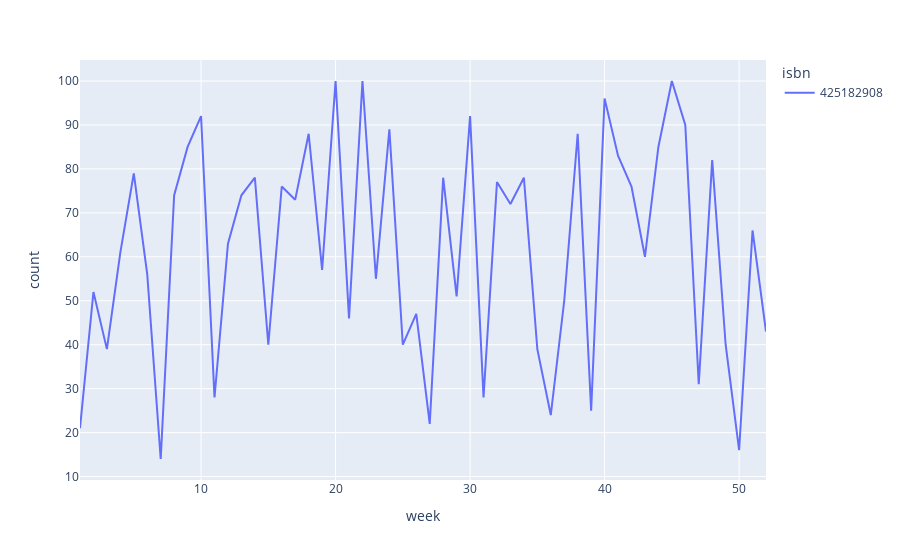

Notebook source saved alongside this figure:
### Code cell
# borrowing trends for one book, here the book with most total borrowings
fig = px.line(top10Info[top10Info['isbn'] == '425182908'], x="week", y="count", color="isbn")
fig.show()

### Figure 1 — Plotly figure (JSON) as saved in the notebook; plotly's stock layout.template omitted (floating-point values rounded to 4 significant figures)
{"data": [{"hovertemplate": "isbn=425182908<br>week=%{x}<br>count=%{y}<extra></extra>", "legendgroup": "425182908", "line": {"color": "#636efa", "dash": "solid"}, "mode": "lines", "name": "425182908", "orientation": "v", "showlegend": true, "type": "scatter", "x": [1, 2, 3, 4, 5, 6, 7, 8, 9, 10, 11, 12, 13, 14, 15, 16, 17, 18, 19, 20, 21, 22, 23, 24, 25, 26, 27, 28, 29, 30, 31, 32, 33, 34, 35, 36, 37, 38, 39, 40, 41, 42, 43, 44, 45, 46, 47, 48, 49, 50, 51, 52], "xaxis": "x", "y": [21, 52, 39, 61, 79, 56, 14, 74, 85, 92, 28, 63, 74, 78, 40, 76, 73, 88, 57, 100, 46, 100, 55, 89, 40, 47, 22, 78, 51, 92, 28, 77, 72, 78, 39, 24, 50, 88, 25, 96, 83, 76, 60, 85, 100, 90, 31, 82, 40, 16, 66, 43], "yaxis": "y"}], "layout": {"legend": {"title": {"text": "isbn"}, "tracegroupgap": 0}, "margin": {"t": 60}, "xaxis": {"anchor": "y", "domain": [0, 1], "title": {"text": "week"}}, "yaxis": {"anchor": "x", "domain": [0, 1], "title": {"text": "count"}}}}
